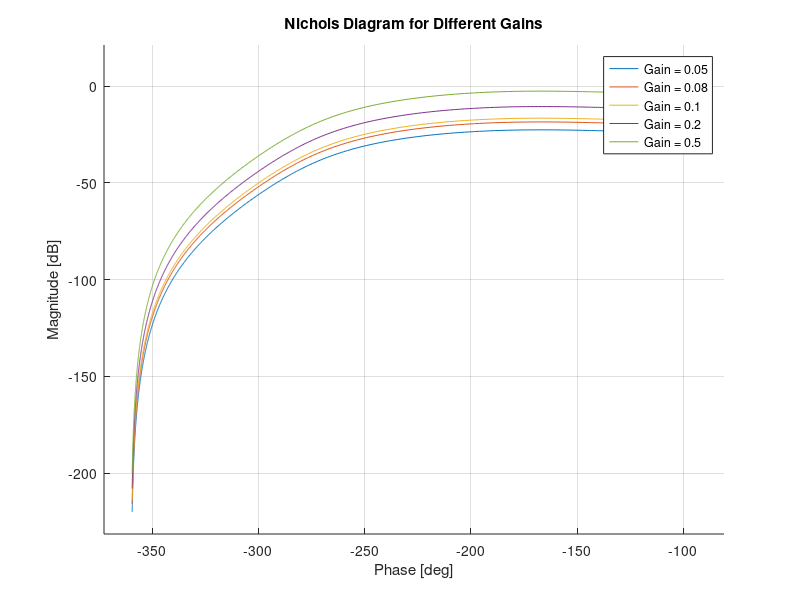

Source code (MATLAB):
clc;
clear all;
% Define the open-loop transfer function
numerator = 0.2;
denominator = [1e-07, 1.1e-05, 0.00024, 0.0104, 0];
G = tf(numerator, denominator);

% Define different gain values to analyze
gains = [0.05 , 0.08 , 0.1, 0.2, 0.5];

% Plot Nichols diagrams for different gains
figure;
hold on;
for k = gains
    G_k = k * G;
    nichols(G_k);
end
hold off;
title('Nichols Diagram for Different Gains');
legend(arrayfun(@(k) sprintf('Gain = %d', k), gains, 'UniformOutput', false));
grid on;

% Analyze phase margin and gain margin for different gains
for k = gains
    G_k = k * G;
    [Gm, Pm, Wcg, Wcp] = margin(G_k);
    fprintf('Gain = %d:\n', k);
    fprintf('  Gain Margin (dB): %f\n', 20*log10(Gm));
    fprintf('  Phase Margin (deg): %f\n', Pm);
    fprintf('  Gain Crossover Frequency (rad/s): %f\n', Wcg);
    fprintf('  Phase Crossover Frequency (rad/s): %f\n', Wcp);
    fprintf('\n');
end
